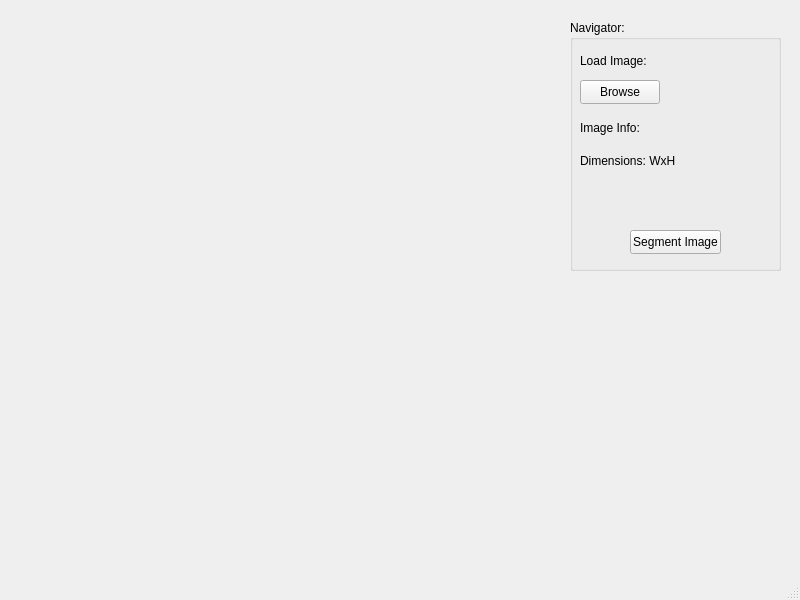
<?xml version="1.0" encoding="UTF-8"?>
<ui version="4.0">
 <class>MainWindow</class>
 <widget class="QMainWindow" name="MainWindow">
  <property name="geometry">
   <rect>
    <x>0</x>
    <y>0</y>
    <width>800</width>
    <height>600</height>
   </rect>
  </property>
  <property name="maximumSize">
   <size>
    <width>900</width>
    <height>600</height>
   </size>
  </property>
  <property name="windowTitle">
   <string>MainWindow</string>
  </property>
  <widget class="QWidget" name="centralwidget">
   <widget class="QLabel" name="labelMainImg">
    <property name="geometry">
     <rect>
      <x>110</x>
      <y>90</y>
      <width>400</width>
      <height>350</height>
     </rect>
    </property>
    <property name="maximumSize">
     <size>
      <width>400</width>
      <height>400</height>
     </size>
    </property>
    <property name="text">
     <string/>
    </property>
   </widget>
   <widget class="QGroupBox" name="groupBoxNavigator">
    <property name="geometry">
     <rect>
      <x>570</x>
      <y>20</y>
      <width>211</width>
      <height>251</height>
     </rect>
    </property>
    <property name="title">
     <string>Navigator:</string>
    </property>
    <widget class="QLabel" name="labelText_load_image">
     <property name="geometry">
      <rect>
       <x>10</x>
       <y>30</y>
       <width>101</width>
       <height>21</height>
      </rect>
     </property>
     <property name="maximumSize">
      <size>
       <width>150</width>
       <height>75</height>
      </size>
     </property>
     <property name="text">
      <string>Load Image:</string>
     </property>
    </widget>
    <widget class="QPushButton" name="pushButton_browse">
     <property name="geometry">
      <rect>
       <x>10</x>
       <y>60</y>
       <width>80</width>
       <height>24</height>
      </rect>
     </property>
     <property name="maximumSize">
      <size>
       <width>150</width>
       <height>50</height>
      </size>
     </property>
     <property name="text">
      <string>Browse</string>
     </property>
    </widget>
    <widget class="QLabel" name="labelText_image_info">
     <property name="geometry">
      <rect>
       <x>10</x>
       <y>100</y>
       <width>71</width>
       <height>16</height>
      </rect>
     </property>
     <property name="maximumSize">
      <size>
       <width>150</width>
       <height>75</height>
      </size>
     </property>
     <property name="text">
      <string>Image Info:</string>
     </property>
    </widget>
    <widget class="QLabel" name="labelData_dimensions">
     <property name="geometry">
      <rect>
       <x>10</x>
       <y>130</y>
       <width>101</width>
       <height>21</height>
      </rect>
     </property>
     <property name="maximumSize">
      <size>
       <width>150</width>
       <height>75</height>
      </size>
     </property>
     <property name="text">
      <string>Dimensions: WxH</string>
     </property>
    </widget>
    <widget class="QPushButton" name="pushButton_segment">
     <property name="geometry">
      <rect>
       <x>60</x>
       <y>210</y>
       <width>91</width>
       <height>24</height>
      </rect>
     </property>
     <property name="text">
      <string>Segment Image</string>
     </property>
    </widget>
   </widget>
  </widget>
  <widget class="QMenuBar" name="menubar">
   <property name="geometry">
    <rect>
     <x>0</x>
     <y>0</y>
     <width>800</width>
     <height>21</height>
    </rect>
   </property>
  </widget>
  <widget class="QStatusBar" name="statusbar"/>
 </widget>
 <resources/>
 <connections/>
</ui>
